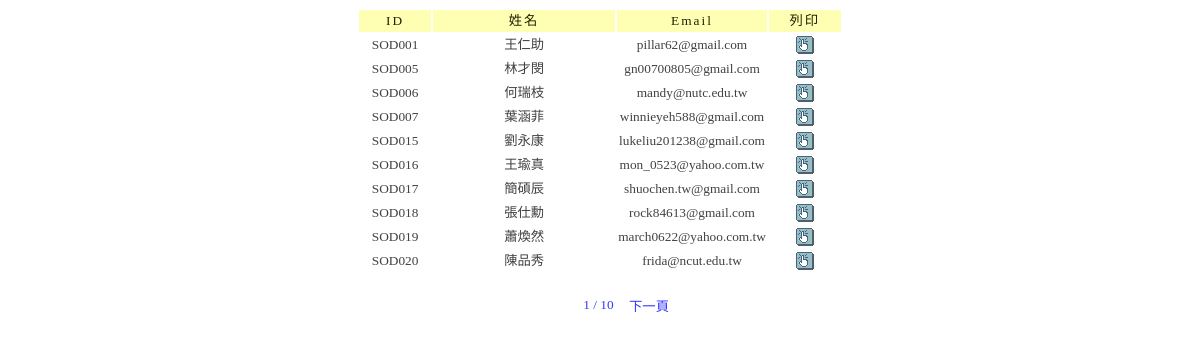
The page /admin/account_in.php on the database its author committed.
### tables this page shows
CREATE TABLE `register` (
  `serial` int(11) NOT NULL auto_increment,
  `id` varchar(255) NOT NULL,
  `reportman1` varchar(255) default NULL,
  `reportman2` varchar(255) default NULL,
  `reportman3` varchar(255) default NULL,
  `reportman4` varchar(255) default NULL,
  `reportman5` varchar(255) default NULL,
  `reportman6` varchar(255) default NULL,
  `position1` varchar(255) default NULL,
  `position2` varchar(255) default NULL,
  `position3` varchar(255) default NULL,
  `position4` varchar(255) default NULL,
  `position5` varchar(255) default NULL,
  `position6` varchar(255) default NULL,
  `papername1` varchar(255) default NULL,
  `papername2` varchar(255) default NULL,
  `papername3` varchar(255) default NULL,
  `papername4` varchar(255) default NULL,
  `papername5` varchar(255) default NULL,
  `papername6` varchar(255) default NULL,
  `paperchinesename1` varchar(255) default NULL,
  `paperchinesename2` varchar(255) default NULL,
  `paperchinesename3` varchar(255) default NULL,
  `paperchinesename4` varchar(255) default NULL,
  `paperchinesename5` varchar(255) default NULL,
  `paperchinesename6` varchar(255) default NULL,
  `category1` varchar(255) default NULL,
  `category2` varchar(255) default NULL,
  `category3` varchar(255) default NULL,
  `category4` varchar(255) default NULL,
  `category5` varchar(255) default NULL,
  `category6` varchar(255) default NULL,
  `papernumber1` varchar(255) default NULL,
  `papernumber2` varchar(255) default NULL,
  `papernumber3` varchar(255) default NULL,
  `papernumber4` varchar(255) default NULL,
  `papernumber5` varchar(255) default NULL,
  `papernumber6` varchar(255) default NULL,
  `eat1` varchar(255) default NULL,
  `eat2` varchar(255) default NULL,
  `eat3` varchar(255) default NULL,
  `eat4` varchar(255) default NULL,
  `eat5` varchar(255) default NULL,
  `eat6` varchar(255) default NULL,
  `receipt1` varchar(255) default NULL,
  `receipt2` varchar(255) default NULL,
  `receipt3` varchar(255) default NULL,
  `receipt4` varchar(255) default NULL,
  `receipt5` varchar(255) default NULL,
  `receipt6` varchar(255) default NULL,
  `uniformno1` varchar(255) default NULL,
  `uniformno2` varchar(255) default NULL,
  `uniformno3` varchar(255) default NULL,
  `uniformno4` varchar(255) default NULL,
  `uniformno5` varchar(255) default NULL,
  `uniformno6` varchar(255) default NULL,
  `plate` varchar(255) default NULL,
  `money` varchar(255) default '0',
  `idchange` varchar(255) NOT NULL default '0',
  `atmchk` varchar(255) NOT NULL default '0',
  `time` varchar(255) default NULL,
  `status` varchar(255) default NULL,
  `eattotal` varchar(255) default NULL,
  `paynumber` varchar(50) default NULL,
  `paynumber1` varchar(50) default NULL,
  `companion` int(2) default NULL,
  `cname1` varchar(255) default NULL,
  `cname2` varchar(255) default NULL,
  `cname3` varchar(255) default NULL,
  `cname4` varchar(255) default NULL,
  `cname5` varchar(255) default NULL,
  `cname6` varchar(255) default NULL,
  `cname7` varchar(255) default NULL,
  `cname8` varchar(255) default NULL,
  `cname9` varchar(255) default NULL,
  `cname10` varchar(255) default NULL,
  `ceat1` varchar(4) default NULL,
  `ceat2` varchar(4) default NULL,
  `ceat3` varchar(4) default NULL,
  `ceat4` varchar(4) default NULL,
  `ceat5` varchar(4) default NULL,
  `ceat6` varchar(4) default NULL,
  `ceat7` varchar(4) default NULL,
  `ceat8` varchar(4) default NULL,
  `ceat9` varchar(4) default NULL,
  `ceat10` varchar(4) default NULL,
  `cposition1` varchar(2) default NULL,
  `cposition2` varchar(2) default NULL,
  `cposition3` varchar(2) default NULL,
  `cposition4` varchar(2) default NULL,
  `cposition5` varchar(2) default NULL,
  `cposition6` varchar(2) default NULL,
  `cposition7` varchar(2) default NULL,
  `cposition8` varchar(2) default NULL,
  `cposition9` varchar(2) default NULL,
  `cposition10` varchar(2) default NULL,
  `testmoney` varchar(2) default NULL,
  PRIMARY KEY  (`serial`)
);

CREATE TABLE `members` (
  `id` varchar(85) NOT NULL,
  `passwd` varchar(255) NOT NULL,
  `name` varchar(255) NOT NULL,
  `email` varchar(255) NOT NULL,
  `unit` varchar(255) NOT NULL,
  `tel` varchar(255) NOT NULL,
  `addtime` varchar(255) NOT NULL,
  `sn` int(11) NOT NULL auto_increment,
  `IP` varchar(255) NOT NULL,
  `boss` varchar(255) NOT NULL,
  PRIMARY KEY  (`sn`)
);

### admin/account_in.php (the view, shortened to what this page needs)
<?php
require "../db.php";
$str="select count(*) from register ";
$list=mysql_query($str,$link);
list($disscuss_count)=mysql_fetch_row($list);
$read_num="10";
$all_page=ceil($disscuss_count/$read_num);
?>
<div align="center">
<table>
 <tr>
    <td width="70" class=title>ID</td>
    <td width="180" class=title>姓名</td>
    <td width="110" class=title>Email</td>
    <td width="70" class=title>列印</td>
 </tr>
<?php
if(empty($page_num))$page_num="1";
$start_num=$read_num*($page_num-1);
$str = "select id from register order by id limit $start_num,$read_num ";
$list = mysql_query($str,$link);
while(list($id) = mysql_fetch_row($list))
 {
$stra = "select name,email from members where id='$id'";
$lista = mysql_query($stra,$link);
list($name,$email) = mysql_fetch_row($lista);
   echo " <tr>
             <td class=content>".$id."</td>
             <td class=content>".$name."</td>
             <td class=content>".$email."</td>
             <td class=content ><a href=\"account.php?id=$id\" target=\"_blank\"   ><img src=\"images/view.gif\" border=\"0\"></a></td>
          </tr> ";
 }
?>
</table>
<br>
<table>
<tr>
<?php
if($page_num>1)
{
   $pre=$page_num-1;
   echo "			<td width=\"50\" style=\"padding:2 0 0 5;cursor:hand;\" onmouseover=\"this.style.color='#FF0000';\" onmouseout=\"this.style.color='';\" onclick=\"location.href='account_in.php?page_num=$pre';\" class=up_next>上一頁</td>\n";
}
else
{
   echo "			<td width=\"50\">     </td>\n";
}
?>
			<td width="35" class=up_next><?php echo $page_num; ?> / <?php echo $all_page;?></td>
<?php
if($page_num<$all_page)
{
   $next=$page_num+1;
   echo "			<td width=\"50\" style=\"padding:2 0 0 5;cursor:hand;\" onmouseover=\"this.style.color='#FF0000';\" onmouseout=\"this.style.color='';\" onclick=\"location.href='account_in.php?page_num=$next';\" class=up_next>下一頁</td>\n";
}
else
{
   echo "			<td width=\"50\">     </td>\n";
}
?>
</tr>
</table>
</div>

### admin/account_in.php (style rules this page uses)
.title { background-color: rgb(255, 255, 180); font-size: 10pt; color: rgb(34, 34, 0); text-align:center; line-height: 15pt; letter-spacing:2px; }
.content { color: rgb(65, 65, 65); font-size: 10pt; line-height: 15pt; text-align:center; }
.up_next { color: rgb(51, 51, 255); font-size: 10pt; text-align:center; }

### rows shown on the page
register: id "SOD001", members.name "王仁助", members.email "pillar62@gmail.com"
register: id "SOD005", members.name "林才閔", members.email "gn00700805@gmail.com"
register: id "SOD006", members.name "何瑞枝", members.email "mandy@nutc.edu.tw"
register: id "SOD007", members.name "葉涵菲", members.email "winnieyeh588@gmail.com"
register: id "SOD015", members.name "劉永康", members.email "lukeliu201238@gmail.com"
register: id "SOD016", members.name "王瑜真", members.email "mon_0523@yahoo.com.tw"
register: id "SOD017", members.name "簡碩辰", members.email "shuochen.tw@gmail.com"
register: id "SOD018", members.name "張仕勳", members.email "rock84613@gmail.com"
register: id "SOD019", members.name "蕭煥然", members.email "march0622@yahoo.com.tw"
register: id "SOD020", members.name "陳品秀", members.email "frida@ncut.edu.tw"

### other values the page prints
$page_num "1"
$all_page "10"
